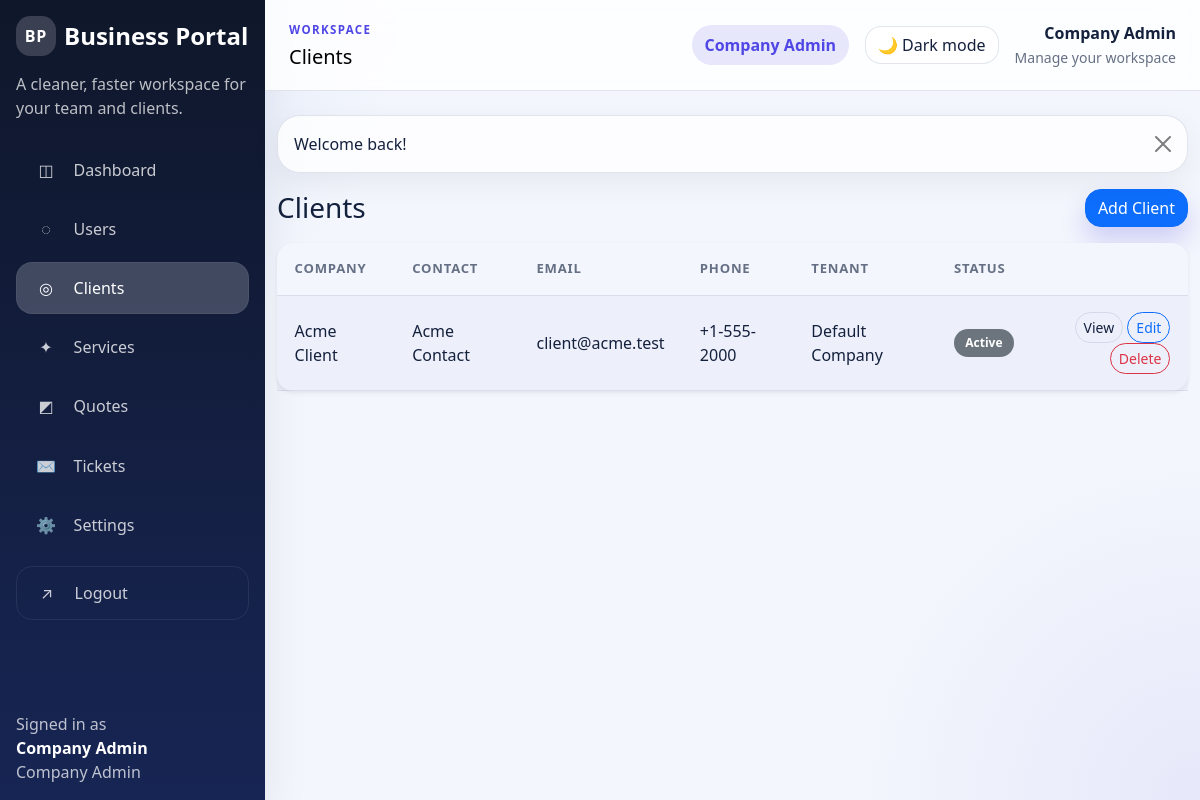
Screenshot of /modules/clients/index.php (signed in) with the database file from the repository.
### tables this page shows
CREATE TABLE clients (
    id INT UNSIGNED AUTO_INCREMENT PRIMARY KEY,
    company_id INT UNSIGNED NOT NULL,
    company_name VARCHAR(150) NOT NULL,
    contact_name VARCHAR(150) DEFAULT NULL,
    email VARCHAR(190) DEFAULT NULL,
    billing_email VARCHAR(190) DEFAULT NULL,
    phone VARCHAR(50) DEFAULT NULL,
    address_line1 VARCHAR(255) DEFAULT NULL,
    city VARCHAR(100) DEFAULT NULL,
    state VARCHAR(100) DEFAULT NULL,
    postal_code VARCHAR(30) DEFAULT NULL,
    country VARCHAR(100) DEFAULT NULL,
    status ENUM('active','inactive') NOT NULL DEFAULT 'active',
    created_at TIMESTAMP NOT NULL DEFAULT CURRENT_TIMESTAMP,
    updated_at TIMESTAMP NOT NULL DEFAULT CURRENT_TIMESTAMP ON UPDATE CURRENT_TIMESTAMP,
    CONSTRAINT fk_clients_company FOREIGN KEY (company_id) REFERENCES companies (id) ON DELETE CASCADE,
    UNIQUE KEY uq_clients_company_email (company_id, email),
    KEY idx_clients_company_status (company_id, status)
);

CREATE TABLE companies (
    id INT UNSIGNED AUTO_INCREMENT PRIMARY KEY,
    name VARCHAR(150) NOT NULL,
    email VARCHAR(190) DEFAULT NULL,
    contact_name VARCHAR(150) DEFAULT NULL,
    phone VARCHAR(50) DEFAULT NULL,
    address_line1 VARCHAR(255) DEFAULT NULL,
    city VARCHAR(100) DEFAULT NULL,
    state VARCHAR(100) DEFAULT NULL,
    postal_code VARCHAR(30) DEFAULT NULL,
    country VARCHAR(100) DEFAULT NULL,
    status ENUM('active','inactive') NOT NULL DEFAULT 'active',
    created_at TIMESTAMP NOT NULL DEFAULT CURRENT_TIMESTAMP,
    updated_at TIMESTAMP NOT NULL DEFAULT CURRENT_TIMESTAMP ON UPDATE CURRENT_TIMESTAMP,
    UNIQUE KEY uq_companies_email (email),
    KEY idx_companies_status (status)
);

### includes/auth.php (called while the page is built, shortened)
<?php
require_once BASE_PATH . '/includes/functions.php';
function current_user(): ?array
{
    return $_SESSION['user'] ?? null;
}
function is_logged_in(): bool
{
    return current_user() !== null;
}
function has_role(string|array $roles): bool
{
    $user = current_user();
    $roles = (array) $roles;
    return in_array($user['role'], $roles, true);
}
function is_super_admin(): bool
{
    return has_role('super_admin');
}
function is_company_admin(): bool
{
    return has_role('company_admin');
}
function has_permission(string|array $permissions): bool
{
    if (is_super_admin() || is_company_admin()) {
        return true;
    }
    return false;
}

### config/database.php (called while the page is built, shortened)
<?php
function db(): PDO
{
    $dsn = sprintf('mysql:host=%s;dbname=%s;charset=%s', DB_HOST, DB_NAME, DB_CHARSET);
    $pdo = new PDO($dsn, DB_USER, DB_PASS, [
        PDO::ATTR_ERRMODE => PDO::ERRMODE_EXCEPTION,
        PDO::ATTR_DEFAULT_FETCH_MODE => PDO::FETCH_ASSOC,
        PDO::ATTR_EMULATE_PREPARES => false,
    ]);
    return $pdo;
}

### modules/clients/index.php (the view, shortened to what this page needs)
<?php
require_once BASE_PATH . '/includes/auth.php';
$sql = 'SELECT clients.*, companies.name AS tenant_name
        FROM clients
        INNER JOIN companies ON companies.id = clients.company_id
        WHERE ' . (is_super_admin() ? '1=1' : 'clients.company_id = :company_id') . '
        ORDER BY clients.company_name';
$stmt = db()->prepare($sql);
$stmt->execute(company_scope_params());
$clients = $stmt->fetchAll();
$pageTitle = 'Clients';
require BASE_PATH . '/includes/header.php';
?>
<div class="d-flex justify-content-between align-items-center mb-3"><h1 class="h3 mb-0">Clients</h1><?php if (has_permission('clients.manage')): ?><a class="btn btn-primary" href="/modules/clients/add.php">Add Client</a><?php endif; ?></div>
<div class="card border-0 shadow-sm"><div class="table-responsive"><table class="table table-striped mb-0"><thead><tr><th>Company</th><th>Contact</th><th>Email</th><th>Phone</th><th>Tenant</th><th>Status</th><th></th></tr></thead><tbody><?php foreach ($clients as $client): ?><tr><td><?= h($client['company_name']) ?></td><td><?= h($client['contact_name']) ?></td><td><?= h($client['email']) ?></td><td><?= h($client['phone']) ?></td><td><?= h($client['tenant_name']) ?></td><td><?= invoice_status_badge($client['status']) ?></td><td class="text-end"><a class="btn btn-sm btn-outline-secondary" href="/modules/clients/view.php?id=<?= (int) $client['id'] ?>">View</a><?php if (has_permission('clients.manage')): ?> <a class="btn btn-sm btn-outline-primary" href="/modules/clients/edit.php?id=<?= (int) $client['id'] ?>">Edit</a> <a class="btn btn-sm btn-outline-danger" href="/modules/clients/delete.php?id=<?= (int) $client['id'] ?>" data-confirm="Delete this client?">Delete</a><?php endif; ?></td></tr><?php endforeach; ?></tbody></table></div></div>
<?php require BASE_PATH . '/includes/footer.php'; ?>

### includes/header.php (shortened to what this page needs)
<?php
require_once BASE_PATH . '/includes/auth.php';
$pageTitle = $pageTitle ?? APP_NAME;
$flashMessages = get_flash_messages();
$currentPath = parse_url($_SERVER['REQUEST_URI'] ?? '/', PHP_URL_PATH) ?: '/';
$bodyClasses = is_logged_in() ? 'portal-authenticated' : 'portal-guest';
?>
<!doctype html>
<html lang="en" data-theme="light">
<head>
    <link href="https://cdn.jsdelivr.net/npm/bootstrap@5.3.3/dist/css/bootstrap.min.css" rel="stylesheet">
    <link href="/assets/css/style.css" rel="stylesheet">
</head>
<body class="<?= h($bodyClasses) ?>">
<?php if (is_logged_in()): ?>
<div class="app-shell d-flex">
    <?php require BASE_PATH . '/includes/sidebar.php'; ?>
    <main class="app-content flex-grow-1">
        <?php require BASE_PATH . '/includes/topbar.php'; ?>
        <div class="container-fluid py-4">
            <?php foreach ($flashMessages as $flash): ?>
                <div class="alert alert-<?= h($flash['type']) ?> alert-dismissible fade show portal-alert" role="alert">
                    <?= h($flash['message']) ?>
                    <button type="button" class="btn-close" data-bs-dismiss="alert"></button>
                </div>
            <?php endforeach; ?>
<?php endif; ?>

### includes/sidebar.php (shortened to what this page needs)
<?php
$navItems = [
    ['label' => 'Dashboard', 'href' => '/modules/dashboard/index.php', 'visible' => true, 'icon' => '◫'],
    ['label' => 'Companies', 'href' => '/modules/companies/index.php', 'visible' => is_super_admin(), 'icon' => '▣'],
    ['label' => 'Users', 'href' => '/modules/users/index.php', 'visible' => has_permission('users.manage'), 'icon' => '◌'],
    ['label' => 'Clients', 'href' => '/modules/clients/index.php', 'visible' => has_permission('clients.view'), 'icon' => '◎'],
    ['label' => 'Services', 'href' => '/modules/services/index.php', 'visible' => has_permission('services.view'), 'icon' => '✦'],
    ['label' => 'Quotes', 'href' => '/modules/invoices/index.php', 'visible' => has_permission('invoices.view'), 'icon' => '◩'],
    ['label' => 'Tickets', 'href' => '/modules/tickets/index.php', 'visible' => has_permission('tickets.view'), 'icon' => '✉'],
    ['label' => 'Settings', 'href' => '/modules/settings/index.php', 'visible' => has_permission('settings.manage'), 'icon' => '⚙'],
];
?>
<aside class="sidebar p-3">
    <div class="sidebar-brand mb-4">
        <a class="text-decoration-none text-white fs-4 fw-bold d-inline-flex align-items-center gap-2" href="/index.php">
            <span class="sidebar-brand-mark">BP</span>
            <span><?= h(APP_NAME) ?></span>
        </a>
        <p class="sidebar-copy mb-0 mt-3">A cleaner, faster workspace for your team and clients.</p>
    </div>
    <nav class="nav flex-column gap-2">
        <?php foreach ($navItems as $item): ?>
            <?php if (!$item['visible']) {
                continue;
            }
            $isActive = str_starts_with($currentPath, dirname($item['href'])) || $currentPath === $item['href'];
            ?>
            <a class="nav-link<?= $isActive ? ' active' : '' ?>" href="<?= h($item['href']) ?>">
                <span class="nav-icon" aria-hidden="true"><?= h($item['icon']) ?></span>
                <span><?= h($item['label']) ?></span>
            </a>
        <?php endforeach; ?>
        <a class="nav-link logout-link mt-2" href="/modules/auth/logout.php">
            <span class="nav-icon" aria-hidden="true">↗</span>
            <span>Logout</span>
        </a>
    </nav>
    <div class="sidebar-footer mt-auto pt-4">
        <div class="sidebar-user-label">Signed in as</div>
        <div class="sidebar-user-name"><?= h(current_user()['full_name'] ?? '') ?></div>
        <div class="sidebar-user-role"><?= h(ucwords(str_replace('_', ' ', current_user()['role'] ?? ''))) ?></div>
    </div>
</aside>

### includes/topbar.php (shortened to what this page needs)
<nav class="navbar portal-topbar px-4 py-3">
    <div class="container-fluid p-0 align-items-center gap-3">
        <div>
            <span class="eyebrow-label">Workspace</span>
            <div class="navbar-brand mb-0 h1"><?= h($pageTitle) ?></div>
        </div>
        <div class="ms-auto d-flex align-items-center gap-3">
            <span class="status-pill"><?= h(ucwords(str_replace('_', ' ', current_user()['role'] ?? ''))) ?></span>
            <button
                type="button"
                class="btn btn-outline-secondary theme-toggle"
                data-theme-toggle
                data-theme-toggle-label="Switch to dark mode"
                aria-label="Switch color theme"
            >
                <span class="theme-toggle-icon" aria-hidden="true">🌙</span>
                <span class="theme-toggle-text">Dark mode</span>
            </button>
            <div class="text-end">
                <div class="fw-semibold"><?= h(current_user()['full_name'] ?? '') ?></div>
                <small class="text-body-secondary">Manage your workspace</small>
            </div>
        </div>
    </div>
</nav>

### includes/functions.php (shortened to what this page needs)
<?php
require_once BASE_PATH . '/config/database.php';
function h(?string $value): string
{
    return htmlspecialchars((string) $value, ENT_QUOTES, 'UTF-8');
}
function get_flash_messages(): array
{
    $messages = $_SESSION['flash'] ?? [];
    return $messages;
}
function invoice_status_badge(string $status): string
{
    $classes = [
        'draft' => 'secondary',
        'sent' => 'info',
        'paid' => 'success',
        'overdue' => 'danger',
        'cancelled' => 'dark',
        'unpaid' => 'warning',
        'open' => 'primary',
        'closed' => 'secondary',
    ];
    $class = $classes[$status] ?? 'secondary';
    return '<span class="badge bg-' . $class . '">' . h(ucfirst($status)) . '</span>';
}

### includes/footer.php (shortened to what this page needs)
<?php if (is_logged_in()): ?>
        </div>
    </main>
</div>
<?php else: ?>
</div>
<?php endif; ?>
</body>
</html>

### assets/css/style.css (style rules this page uses)
:root { color-scheme: light; --portal-bg: #f3f6fc; --portal-bg-accent: rgba(76, 118, 255, 0.14); --portal-surface: rgba(255, 255, 255, 0.78); --portal-surface-strong: #ffffff; --portal-border: rgba(122, 138, 170, 0.22); --portal-text: #14213d; --portal-text-muted: #667085; --portal-sidebar-bg: linear-gradient(180deg, #0f172a 0%, #172554 100%); --portal-sidebar-link: rgba(255, 255, 255, 0.78); --portal-sidebar-link-hover: rgba(255, 255, 255, 0.12); --portal-sidebar-link-active: rgba(255, 255, 255, 0.2); --portal-shadow: 0 20px 45px rgba(15, 23, 42, 0.08); --portal-shadow-soft: 0 10px 30px rgba(15, 23, 42, 0.06); --portal-primary: #4f46e5; --portal-primary-rgb: 79, 70, 229; --bs-body-bg: var(--portal-bg); --bs-body-color: var(--portal-text); --bs-border-color: var(--portal-border); --bs-secondary-color: var(--portal-text-muted); --bs-tertiary-bg: rgba(255, 255, 255, 0.7); --bs-card-bg: var(--portal-surface); --bs-card-cap-bg: transparent; --bs-emphasis-color: var(--portal-text); --bs-primary: var(--portal-primary); --bs-primary-rgb: var(--portal-primary-rgb); }
body { min-height: 100vh; background: radial-gradient(circle at top left, var(--portal-bg-accent), transparent 28%), radial-gradient(circle at bottom right, rgba(var(--portal-primary-rgb), 0.08), transparent 24%), var(--portal-bg); color: var(--portal-text); transition: background-color 0.25s ease, color 0.25s ease; }
a { text-underline-offset: 0.2rem; }
.app-shell { min-height: 100vh; }
.app-content { min-width: 0; }
.sidebar { width: 290px; min-height: 100vh; display: flex; flex-direction: column; background: var(--portal-sidebar-bg); color: #fff; box-shadow: var(--portal-shadow); }
.sidebar-brand-mark { display: inline-flex; width: 2.5rem; height: 2.5rem; align-items: center; justify-content: center; border-radius: 0.9rem; background: rgba(255, 255, 255, 0.18); backdrop-filter: blur(16px); font-size: 1rem; letter-spacing: 0.06em; }
.sidebar-copy, .sidebar-user-label, .sidebar-user-role { color: rgba(255, 255, 255, 0.72); }
.sidebar .nav-link { display: flex; align-items: center; gap: 0.85rem; border-radius: 1rem; padding: 0.85rem 1rem; color: var(--portal-sidebar-link); transition: transform 0.18s ease, background-color 0.18s ease, color 0.18s ease; }
.sidebar .nav-link.active { background: var(--portal-sidebar-link-active); color: #fff; box-shadow: inset 0 0 0 1px rgba(255, 255, 255, 0.05); }
.nav-icon { display: inline-flex; width: 1.75rem; justify-content: center; font-size: 1rem; }
.logout-link { border: 1px solid rgba(255, 255, 255, 0.08); }
.sidebar-user-name { font-weight: 700; }
.portal-topbar { position: sticky; top: 0; z-index: 20; backdrop-filter: blur(18px); background: color-mix(in srgb, var(--portal-surface-strong) 82%, transparent); border-bottom: 1px solid var(--portal-border); }
.eyebrow-label { display: inline-block; text-transform: uppercase; letter-spacing: 0.12em; font-size: 0.72rem; font-weight: 700; color: var(--portal-primary); }
.status-pill { padding: 0.5rem 0.8rem; border-radius: 999px; background: rgba(var(--portal-primary-rgb), 0.12); color: var(--portal-primary); font-weight: 600; }
.theme-toggle { border-radius: 999px; background: var(--portal-surface); border-color: var(--portal-border); color: var(--portal-text); }
.hero-panel, .surface-card, .card-stat, .auth-card, .portal-alert { border: 1px solid var(--portal-border); background: var(--portal-surface); backdrop-filter: blur(14px); box-shadow: var(--portal-shadow-soft); border-radius: 1.4rem; }
.card, .table, .form-control, .form-select, .btn, .dropdown-menu, .modal-content { border-radius: 1rem; }
.card, .table-responsive, .table, .form-control, .form-select { border-color: var(--portal-border); }
.table { --bs-table-bg: transparent; --bs-table-striped-bg: rgba(var(--portal-primary-rgb), 0.04); --bs-table-hover-bg: rgba(var(--portal-primary-rgb), 0.06); --bs-table-color: var(--portal-text); margin-bottom: 0; }
.table thead th { font-size: 0.82rem; text-transform: uppercase; letter-spacing: 0.06em; color: var(--portal-text-muted); border-bottom-color: var(--portal-border); }
.table td, .table th { padding: 1rem 1.1rem; vertical-align: middle; border-color: var(--portal-border); }
.btn-primary { box-shadow: 0 14px 24px rgba(var(--portal-primary-rgb), 0.22); }
.btn-outline-secondary { border-color: var(--portal-border); color: var(--portal-text); }
.alert { color: inherit; }
.badge { border-radius: 999px; padding: 0.5rem 0.7rem; }

### rows the page displays
clients: company_name "Acme Client", contact_name "Acme Contact", email "client@acme.test", phone "+1-555-2000", company.name "Default Company", status "Active"

### other values shown
APP_NAME "Business Portal"
$item['icon'] "◫"
$item['label'] "Dashboard"
$item['icon'] "◌"
$item['label'] "Users"
$item['icon'] "◎"
$item['label'] "Clients"
$item['icon'] "✦"
$item['label'] "Services"
$item['icon'] "◩"
$item['label'] "Quotes"
$item['icon'] "✉"
$item['label'] "Tickets"
$item['icon'] "⚙"
$item['label'] "Settings"
